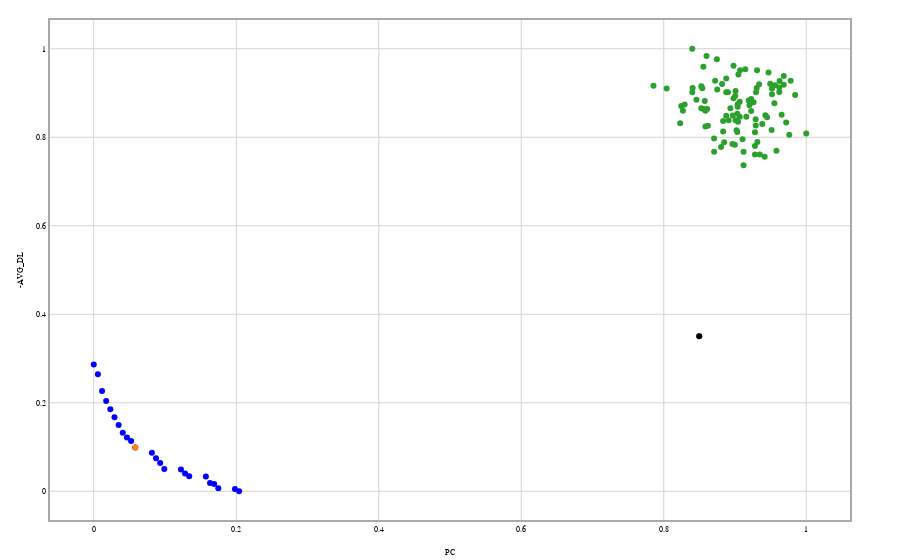
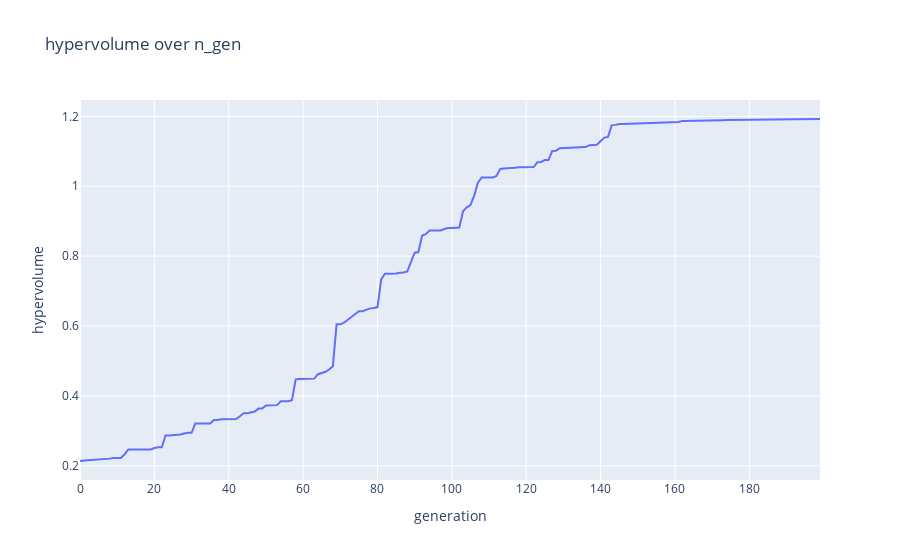

Notebook code for these charts, in order:
### Code cell
fig0 = go.Figure()
fig0.update_layout(
    xaxis_title="PC",
    yaxis_title="-AVG_DL",
    template=template_one_diagram,
    showlegend=False
    )
asf_selection_point = (1,2)

##### add paretofronts of all configs
for index, pareto_front in enumerate(pareto_fronts):

    fig0.add_trace(
        go.Scatter(
            x=np.array(paretor_fronts_normalized[index])[:,0],
            y=np.array(paretor_fronts_normalized[index])[:,1],
            mode='markers',
            line={"color": evo_color},
            name=config_names[index],
            )
        )
    
    i_2 = asf_select(np.array(pareto_front))
  
    fig0.add_trace(
    go.Scatter(
        x=np.array(paretor_fronts_normalized[index][i_2][0]),
        y=np.array(paretor_fronts_normalized[index][i_2][1]),
        mode='markers',
        name= "asf selection",
        # opacity= 0.5,
        # marker=dict(size=10)
        )
    )
    asf_selection_point= ( paretor_fronts_normalized[index][i_2][0], paretor_fronts_normalized[index][i_2][1])

##### add rssi sampling population

fig0.add_trace(
     go.Scatter(
        x=sampling_pop_objecitve_space_noramlized[:,0],
        y=sampling_pop_objecitve_space_noramlized[:,1],
        mode='markers',
        # line={"color": greedy_color},
        name= "greedy_sampling_pop",
        )
    )
###### highlight greedy assignment activation profile

fig0.add_trace(
    go.Scatter(
        x=np.array(sampling_pop_objecitve_space_noramlized[-1][0]),
        y=np.array(sampling_pop_objecitve_space_noramlized[-1][1]),
        mode='markers',
        name= "greedy_assignment_profile",
        line={"color": greedy_color},
        )
    )
i = asf_select(sampling_pop_objecitve_space)

# fig0.add_trace(
#     go.Scatter(
#         x=[sampling_pop_objecitve_space_noramlized[i][0],sampling_pop_objecitve_space_noramlized[i][0], asf_selection_point[0], asf_selection_point[0]],
#         y=[sampling_pop_objecitve_space_noramlized[i][1], asf_selection_point[1], asf_selection_point[1], sampling_pop_objecitve_space_noramlized[i][1]],
#         fill="toself",
#         mode="lines+text",
#         line_width=0,
#     )
# )

# volume = (asf_selection_point[0]-sampling_pop_objecitve_space_noramlized[i][0])*(asf_selection_point[1]-sampling_pop_objecitve_space_noramlized[i][1])

# fig0.add_annotation(
#     x=0.6, y=0.6, text=round(volume,4),
#     showarrow=False,
#     font=dict(
#             size=16,
#             ),
#     )

fig2 = go.Figure()
fig2.update_layout(
    title="hypervolume over n_gen",
    xaxis_title="generation",
    yaxis_title="hypervolume")

for index, hyper_volume_history in enumerate(hyper_volume_histories):
    fig2.add_trace(
        go.Scatter(
            x=list(range(0, len(hyper_volume_history))),
            y=hyper_volume_history,
            mode='lines',
            name=config_names[index],
            ))


# fig1.show()
fig0.show()
# fig0.write_image(f"./diagrams/paretofront_{network_name}.pdf")
fig0.write_image(f"./diagrams/{network_name}_static_opt_example.pdf")
remove_blank_page("./diagrams/")
fig2.show()

### Figure 1 — Plotly figure (JSON) as saved in the notebook; plotly's stock layout.template omitted (floating-point values rounded to 4 significant figures)
{"data": [{"line": {"color": "blue"}, "mode": "markers", "name": "static", "type": "scatter", "x": [0, 0.1632, 0.05821, 0.04657, 0.1982, 0.134, 0.01164, 0.1574, 0.0932, 0.1748, 0.005821, 0.09902, 0.08156, 0.204, 0.05239, 0.1282, 0.169, 0.1224, 0.04075, 0.02328, 0.01746, 0.03493, 0.08738, 0.0291], "y": [0.2864, 0.01883, 0.09902, 0.1217, 0.005159, 0.03365, 0.2265, 0.03313, 0.06409, 0.006903, 0.2642, 0.05035, 0.08688, 0, 0.1136, 0.03991, 0.01661, 0.04905, 0.1324, 0.1852, 0.2037, 0.1499, 0.07468, 0.1674]}, {"mode": "markers", "name": "asf selection", "type": "scatter", "x": [0.05821], "y": [0.09902]}, {"mode": "markers", "name": "greedy_sampling_pop", "type": "scatter", "x": [0.9037, 0.928, 0.9781, 0.9227, 0.928, 0.9106, 0.9519, 0.912, 0.86, 0.8527, 0.929, 0.947, 0.9519, 0.8935, 0.9348, 0.8979, 0.9008, 0.8901, 0.8245, 0.9495, 0.9071, 0.8833, 0.8707, 0.931, 0.8294, 0.8527, 0.8911, 0.8804, 0.8819, 0.8746, 0.9037, 0.9563, 0.9159, 0.8556, 0.9684, 0.8848, 0.928, 0.8585, 0.8041, 0.9067, 0.9305, 0.9047, 0.9314, 0.9339, 0.8575, 0.9008, 0.9582, 0.8721, 0.862, 0.84, 0.8877, 0.9718, 0.9621, 0.9514, 0.8998, 0.9844, 0.9655, 0.8231, 0.9451, 0.8979, 0.9261, 0.7856, 0.8541, 0.8751, 0.8707, 0.929, 0.8877, 0.8459, 0.8833, 0.8609, 0.8964, 1, 0.9684, 0.9426, 0.8585, 0.9193, 0.8269, 0.9003, 0.9553, 0.9033, 0.9203, 0.9042, 0.9417, 0.9626, 0.9145, 0.9621, 0.8406, 0.9023, 0.9067, 0.9295, 0.8561, 0.8969, 0.9033, 0.9762, 0.912, 0.8877, 0.8401, 0.9227, 0.9382, 0.8498], "y": [0.869, 0.7803, 0.9277, 0.8595, 0.8111, 0.7953, 0.897, 0.7366, 0.9835, 0.9155, 0.8407, 0.9464, 0.9104, 0.8654, 0.7613, 0.8881, 0.9047, 0.9019, 0.8707, 0.9211, 0.9513, 0.8369, 0.7673, 0.9512, 0.8742, 0.8657, 0.8382, 0.7778, 0.9202, 0.9764, 0.8746, 0.9176, 0.8462, 0.9592, 0.9187, 0.7889, 0.7609, 0.8246, 0.9104, 0.8463, 0.9115, 0.9419, 0.7893, 0.92, 0.8822, 0.8384, 0.7694, 0.9274, 0.8262, 1, 0.9328, 0.8336, 0.9126, 0.8166, 0.783, 0.8954, 0.8511, 0.8317, 0.8454, 0.9618, 0.8788, 0.9162, 0.9107, 0.9076, 0.7969, 0.8264, 0.8485, 0.8848, 0.8132, 0.8639, 0.785, 0.8086, 0.9386, 0.8498, 0.86, 0.8829, 0.8601, 0.8935, 0.8767, 0.8118, 0.8724, 0.8353, 0.756, 0.9269, 0.9536, 0.9023, 0.9115, 0.8159, 0.8804, 0.9019, 0.864, 0.8493, 0.8531, 0.8059, 0.767, 0.9015, 0.9018, 0.8866, 0.8302, 0.3502]}, {"line": {"color": "black"}, "mode": "markers", "name": "greedy_assignment_profile", "type": "scatter", "x": [0.8498], "y": [0.3502]}], "layout": {"showlegend": false, "xaxis": {"title": {"text": "PC"}}, "yaxis": {"title": {"text": "-AVG_DL"}}}}

### Figure 2 — Plotly figure (JSON) as saved in the notebook; plotly's stock layout.template omitted (floating-point values rounded to 4 significant figures; data arrays with more than 128 entries replaced by an {"elided": "..."} marker saying what was removed)
{"data": [{"mode": "lines", "name": "static", "type": "scatter", "x": {"elided": "200 int values"}, "y": {"elided": "200 float values"}}], "layout": {"title": {"text": "hypervolume over n_gen"}, "xaxis": {"title": {"text": "generation"}}, "yaxis": {"title": {"text": "hypervolume"}}}}
